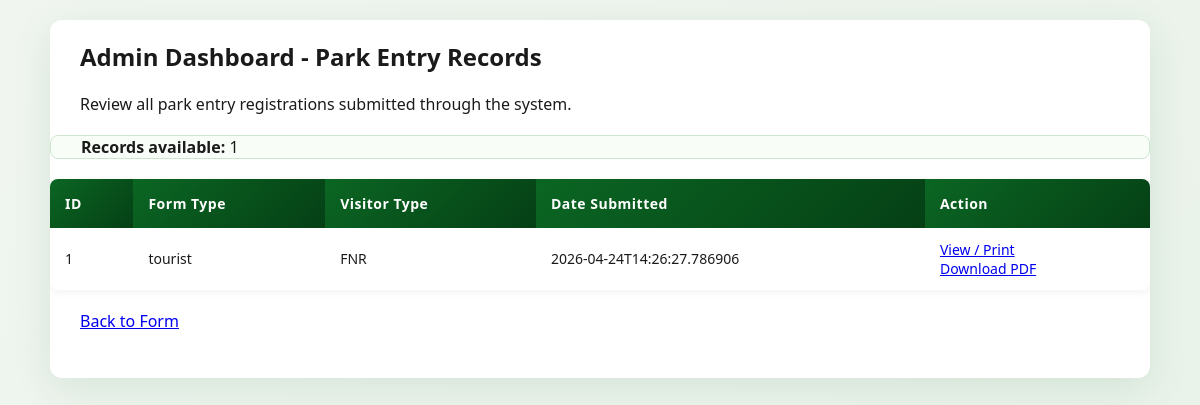
The page /admin on the database its author committed.
### tables this page shows
CREATE TABLE forms (
        id INTEGER PRIMARY KEY AUTOINCREMENT,
        form_type TEXT,
        visitor_type TEXT,
        data TEXT,
        date_submitted TEXT
    );

### app.py (the view)
@app.route("/admin")
def admin():
    conn = sqlite3.connect(DB)
    c = conn.cursor()
    c.execute("SELECT id, form_type, visitor_type, date_submitted FROM forms ORDER BY id DESC")
    records = c.fetchall()
    conn.close()
    return render_template("admin.html", records=records)

### templates/admin.html (shortened to what this page needs)
<!DOCTYPE html>
<html lang="en">
<head>
  <link rel="stylesheet" href="{{ url_for('static', filename='style.css') }}">
</head>
<body>
  <div class="container">
    <div class="admin-header">
      <h2>Admin Dashboard - Park Entry Records</h2>
      <p>Review all park entry registrations submitted through the system.</p>
    </div>
    <div class="stats-card">
      <strong>Records available:</strong> {{ records|length }}
    </div>
    <table id="recordsTable">
      <thead>
        <tr>
          <th>ID</th>
          <th>Form Type</th>
          <th>Visitor Type</th>
          <th>Date Submitted</th>
          <th>Action</th>
        </tr>
      </thead>
      <tbody>
        {% for record in records %}
        <tr>
          <td>{{ record[0] }}</td>
          <td>{{ record[1] or '—' }}</td>
          <td>{{ record[2] or '—' }}</td>
          <td>{{ record[3] or '—' }}</td>
          <td>
            <a href="{{ url_for('view_form', form_id=record[0]) }}" target="_blank">View / Print</a>
            <br>
            <a href="{{ url_for('download_pdf', form_id=record[0]) }}" target="_blank">Download PDF</a>
          </td>
        </tr>
        {% else %}
        <tr>
          <td colspan="5" style="text-align:center;">No records found</td>
        </tr>
        {% endfor %}
      </tbody>
    </table>
    <p style="margin-top:20px;"><a href="{{ url_for('index') }}">Back to Form</a></p>
  </div>
</body>
</html>

### static/style.css (style rules this page uses)
:root { --uwa-primary:#0b6623; --uwa-dark:#054015; --uwa-accent:#d4a574; --uwa-light:#f0f5f0; --uwa-border:#cde5cd; --success:#2e8b57; --warning:#d4a574; --text-dark:#1a1a1a; --text-muted:#555; --max-width:1100px; }
* { box-sizing:border-box; }
html { scroll-behavior:smooth; }
body { font-family:'Segoe UI', Tahoma, Geneva, Verdana, sans-serif; background:linear-gradient(135deg, var(--uwa-light) 0%, #e8f2e8 100%); margin:0; padding:20px; color:var(--text-dark); min-height:100vh; }
.container { max-width:var(--max-width); margin:0 auto; background:white; border-radius:12px; box-shadow:0 10px 40px rgba(11,102,35,0.1); overflow:hidden; }
.container > *:not(.logo-container) { padding:0 30px; }
.container > :last-child { padding-bottom:30px; }
table { width:100%; border-collapse:collapse; margin-top:18px; box-shadow:0 2px 8px rgba(0,0,0,0.06); border-radius:8px; overflow:hidden; }
thead th { background:linear-gradient(135deg, var(--uwa-primary) 0%, var(--uwa-dark) 100%); color:white; padding:15px; text-align:left; font-weight:600; font-size:14px; letter-spacing:0.5px; }
tbody td { padding:12px 15px; border-bottom:1px solid var(--uwa-border); font-size:14px; }
tbody tr { transition:background 0.3s ease; }
tbody tr:last-child td { border-bottom:none; }
.stats-card { padding:20px; border-radius:10px; background:linear-gradient(135deg, #f8fdf8 0%, white 100%); border:2px solid var(--uwa-border); margin:20px 0; }

### templates/admin.html (style rules this page uses)
.admin-header { margin-bottom: 20px; }
.stats-card { margin: 20px 0; padding: 15px; border: 1px solid #cde5cd; border-radius: 8px; background: #f8fdf8; }

### rows shown on the page
forms: id "1", form_type "tourist", visitor_type "FNR", date_submitted "2026-04-24T14:26:27.786906"

### other values the page prints
{{ records|length }} "1"
